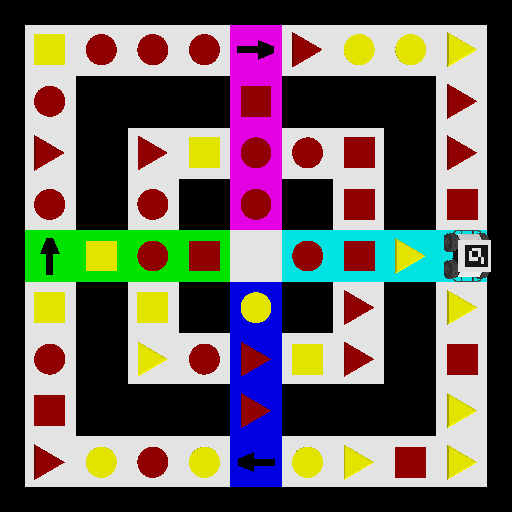
#> input picture testrun0.png, 512 x 512 px
$ python vis_test.py
#> lines starting #> are read from the running program, lines starting #| are printed output that depends on the picture; after the words box and inside, x2 and y2 are one past the last pixel; in counts of white or black regions, pixels touching at a corner belong together
import cv2
import numpy as np
import time
import matplotlib.pyplot as plt

img = cv2.imread('testrun0.png',1)
#> img is the input picture: shape (512, 512, 3); mean B, G, R 88, 92.6, 100.6
ar = np.zeros((9,9), dtype=int)
arrx = np.empty((9,9), dtype=float)
arry = np.empty((9,9), dtype=float)
adj = np.zeros((81,81), dtype=int)
w = int(img.shape[1])
#> w = 512
h = int(img.shape[0])
#> h = 512
for i in range (1,10,1):
	for j in range (1,10,1):
		arrx[i-1,j-1] =  int(w*j/10)
		arry[i-1,j-1] = int(h*i/10)
		#cv2.circle(img, (int(w*i/10),int(h*j/10)), radius=0, color=(0,0,255), thickness=2)
for i in range(8):
	adj[i,i+1] = 1
for i in range(8,72,9):
	adj[i,i+9] = 1
for i in range(73,81,1):
	adj[i,i-1] = 1
for i in range(9,73,9):
	adj[i,i-9] = 1
adj[4,13] = 1
adj[36,37] = 1
adj[44,43] = 1
adj[76,67] = 1
for i in range(20,24,1):
	adj[i,i+1] = 1
for i in range(24,52,9):
	adj[i,i+9] = 1
for i in range(57,61,1):
	adj[i,i-1] = 1
for i in range(29,57,9):
	adj[i,i-9] = 1
adj[38,39] = 1
adj[38,37] = 1
adj[58,67] = 1
adj[58,49] = 1
adj[42,43] = 1
adj[42,41] = 1
adj[22,31] = 1
adj[22,13] = 1
adj[13,4] = 1
adj[13,22] = 1
adj[37,38] = 1
adj[37,36] = 1
adj[43,44] = 1
adj[43,42] = 1
adj[67,76] = 1
adj[67,58] = 1

lY = np.array([20,100,100])
uY = np.array([40,255,255])
hsv = cv2.cvtColor(img, cv2.COLOR_BGR2HSV)
#> hsv: shape (512, 512, 3); mean H, S, V 14, 67.3, 120.2
maskY = cv2.inRange(hsv,lY,uY)
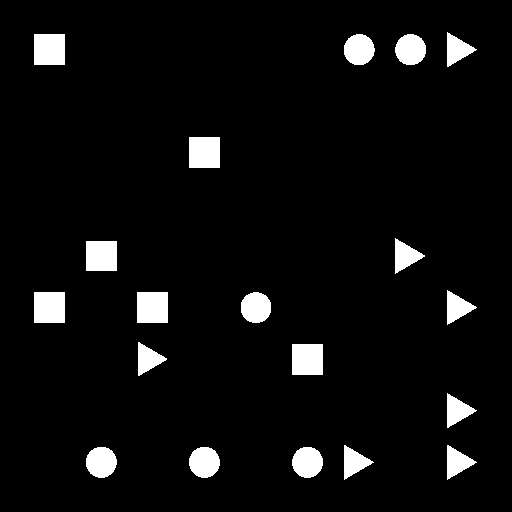
#> maskY: shape (512, 512); 5.4% white; 19 white regions
kernel = np.ones((1,1), np.uint8)
erY = cv2.erode(maskY, kernel, iterations = 1)
dilY = cv2.dilate(erY, kernel, iterations = 1)

contoursY,_ = cv2.findContours(dilY, cv2.RETR_TREE, cv2.CHAIN_APPROX_SIMPLE)
#> contoursY = 19 contours; largest, box (x1, y1, x2, y2) and area: (292, 344, 323, 375) 900, (137, 292, 168, 323) 900, (34, 292, 65, 323) 900, (189, 137, 220, 168) 900, (34, 34, 65, 65) 900
cfY1=[]
cfY2=[]
cfY3=[]
for cnt in contoursY:
	eps = 0.02*cv2.arcLength(cnt, True)
	approx = cv2.approxPolyDP(cnt, eps, True)
	if(len(approx)==3):
		#cfY1.append((approx[0]+approx[1]+approx[2])/3)
		M = cv2.moments(approx)
		cx = (M['m10']/M['m00'])
		cy = (M['m01']/M['m00'])
		cfY1.append([cx,cy])
	elif(len(approx)==4):
		#cfY2.append((approx[0]+approx[1]+approx[2]+approx[3])/4)
		M = cv2.moments(approx)
		cx = (M['m10']/M['m00'])
		cy = (M['m01']/M['m00'])
		cfY2.append([cx,cy])
	else:
		M = cv2.moments(approx)
		cx = (M['m10']/M['m00'])
		cy = (M['m01']/M['m00'])
		cfY3.append([cx,cy])
#> this loop made 19 passes
#> (eps, approx, cx, cy) on passes 4, 5, 6, 7, 8, 10, 11, 12, 13, 14: (2.12, [[448, 445], [447, 479], [476, 462]], 457, 462), (2.12, [[345, 445], [344, 479], [373, 462]], 354, 462), (2.12, [[447, 393], [448, 427], [476, 410]], 457, 410), (2.4, [[292, 344], [292, 374], [322, 374], [322, 344]], 307, 359), (2.07, [[138, 342], [139, 375], [166, 358]], 147.7, 358.3), (2.4, [[137, 292], [137, 322], [167, 322], [167, 292]], 152, 307), (2.4, [[34, 292], [34, 322], [64, 322], [64, 292]], 49, 307), (2.12, [[447, 290], [447, 324], [476, 307]], 456.7, 307), (2.36, [[86, 241], [86, 270], [116, 270], [116, 241]], 101, 255.5), (2.16, [[395, 238], [395, 273], [424, 256]], 404.7, 255.7)
#> (eps, cx, cy) on passes 1, 2, 3, 9, 16, 17: (2, 307, 461.8), (2, 204, 461.8), (2.01, 100.8, 461.9), (1.99, 255.5, 307.2), (2.01, 410.2, 49.11), (2, 358.7, 49.31)
#> after the loop, cfY1 = [[457, 462], [354, 462], [457, 410], [147.7, 358.3], [456.7, 307], [404.7, 255.7], [457, 49]]; cfY2 = [[307, 359], [152, 307], [49, 307], [101, 255.5], [204, 152], [49, 49]]; cfY3 = [[307, 461.8], [204, 461.8], [100.8, 461.9], [255.5, 307.2], [410.2, 49.11], [358.7, 49.31]]

for c in cfY1:
	#print(round(c[0][0]*10/w)-1,round(c[0][1]*10/h)-1)
	ar[round(c[1]*10/w)-1,round(c[0]*10/h)-1] = 4
#> this loop made 7 passes
for c in cfY2:
	ar[round(c[1]*10/w)-1,round(c[0]*10/h)-1] = 5
#> this loop made 6 passes
for c in cfY3:
	ar[round(c[1]*10/w)-1,round(c[0]*10/h)-1] = 6
#> this loop made 6 passes

lR = np.array([0,100,100])
uR = np.array([10,255,255])
maskR = cv2.inRange(hsv,lR,uR)
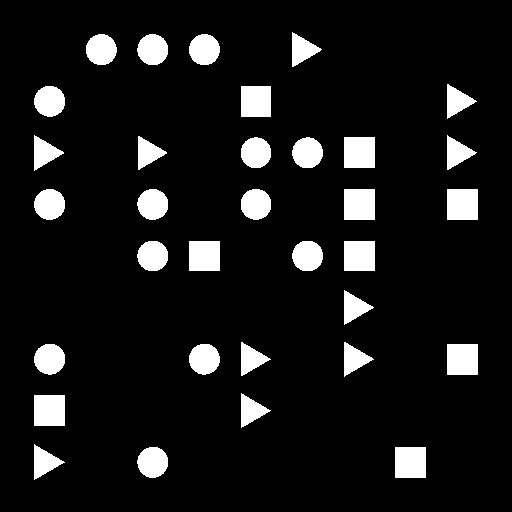
#> maskR: shape (512, 512); 9.4% white; 33 white regions
erR = cv2.erode(maskR, kernel, iterations = 1)
dilR = cv2.dilate(erR, kernel, iterations = 1)
contoursR,_ = cv2.findContours(dilR, cv2.RETR_TREE, cv2.CHAIN_APPROX_SIMPLE)
#> contoursR = 33 contours; largest, box (x1, y1, x2, y2) and area: (395, 447, 426, 478) 900, (34, 395, 65, 426) 900, (447, 344, 478, 375) 900, (447, 189, 478, 220) 900, (344, 189, 375, 220) 900
cfR1=[]
cfR2=[]
cfR3=[]
for cnt in contoursR:
	eps = 0.02*cv2.arcLength(cnt, True)
	approx = cv2.approxPolyDP(cnt, eps, True)
	if(len(approx)==3):
		#cfR1.append((approx[0]+approx[1]+approx[2])/3)
		M = cv2.moments(approx)
		cx = (M['m10']/M['m00'])
		cy = (M['m01']/M['m00'])
		cfR1.append([cx,cy])
	elif(len(approx)==4):
		#cfR2.append((approx[0]+approx[1]+approx[2]+approx[3])/4)
		M = cv2.moments(approx)
		cx = (M['m10']/M['m00'])
		cy = (M['m01']/M['m00'])
		cfR2.append([cx,cy])
	else:
		M = cv2.moments(approx)
		cx = (M['m10']/M['m00'])
		cy = (M['m01']/M['m00'])
		cfR3.append([cx,cy])
#> this loop made 33 passes
#> (eps, approx, cx, cy) on passes 1, 3, 4, 5, 6, 9, 10, 11, 12, 14: (2.4, [[395, 447], [395, 477], [425, 477], [425, 447]], 410, 462), (2.19, [[34, 444], [34, 479], [64, 462]], 44, 461.7), (2.4, [[34, 395], [34, 425], [64, 425], [64, 395]], 49, 410), (2.12, [[241, 393], [241, 427], [270, 410]], 250.7, 410), (2.4, [[447, 344], [447, 374], [477, 374], [477, 344]], 462, 359), (2.12, [[345, 342], [344, 376], [373, 359]], 354, 359), (2.09, [[241, 342], [241, 375], [270, 359]], 250.7, 358.7), (2.12, [[344, 290], [344, 324], [373, 307]], 353.7, 307), (2.36, [[344, 241], [344, 270], [374, 270], [374, 241]], 359, 255.5), (2.36, [[189, 241], [189, 270], [219, 270], [219, 241]], 204, 255.5)
#> (eps, cx, cy) on passes 2, 7, 8, 13, 15, 18: (2, 152.3, 461.7), (2, 203.8, 358.7), (2, 49.36, 358.8), (1.99, 307.2, 255.5), (1.99, 152.3, 255.4), (1.99, 255.5, 203.8)
#> after the loop, cfR1 = [[44, 461.7], [250.7, 410], [354, 359], [250.7, 358.7], [353.7, 307], [147.7, 152.3], [457, 152], [43.67, 152.7], [457, 101], [302, 49]]; cfR2 = [[410, 462], [49, 410], [462, 359], [359, 255.5], [204, 255.5], [462, 204], [359, 204], [359, 152], [255.5, 101]]; cfR3 = [[152.3, 461.7], [203.8, 358.7], [49.36, 358.8], [307.2, 255.5], [152.3, 255.4], [255.5, 203.8], [152.4, 203.8], [49.19, 204], [307.1, 152.3], [255.4, 152.1], [49.11, 100.8], [204, 49.17], [152.5, 49.25], [100.9, 49.27]]

for c in cfR1:
	ar[round(c[1]*10/w)-1,round(c[0]*10/h)-1] = 1
#> this loop made 10 passes
for c in cfR2:
	ar[round(c[1]*10/w)-1,round(c[0]*10/h)-1] = 2
#> this loop made 9 passes
for c in cfR3:
	ar[round(c[1]*10/w)-1,round(c[0]*10/h)-1] = 3
#> this loop made 14 passes

print(ar)
#| [[5 3 3 3 0 1 6 6 4]
#|  [3 0 0 0 2 0 0 0 1]
#|  [1 0 1 5 3 3 2 0 1]
#|  [3 0 3 0 3 0 2 0 2]
#|  [0 5 3 2 0 3 2 4 0]
#|  [5 0 5 0 6 0 1 0 4]
#|  [3 0 4 3 1 5 1 0 2]
#|  [2 0 0 0 1 0 0 0 4]
#|  [1 6 3 6 0 6 4 2 4]]

#plt.imshow(img)
#plt.show()
#print(adj)
cv2.imshow('img',img)
cv2.waitKey(0)
cv2.destroyAllWindows();
